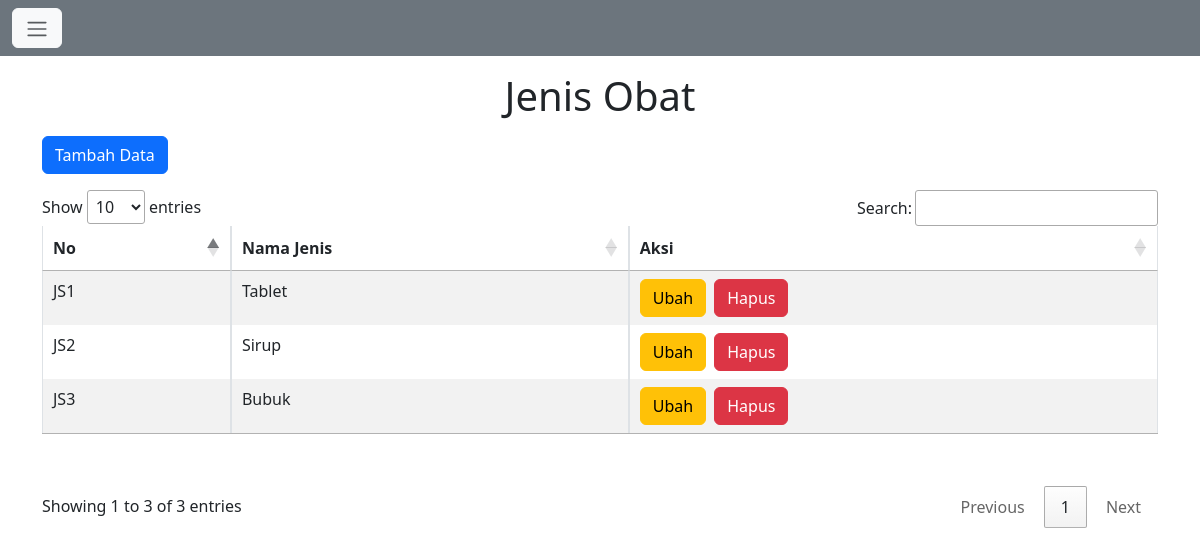
/jenis.php (signed in), run on the app's committed database.
### tables this page shows
CREATE TABLE `tb_jenis` (
  `id_jenis` varchar(50) NOT NULL,
  `nama_jenis` varchar(50) NOT NULL
);

### jenis.php (the view, shortened to what this page needs)
<!doctype html>
<html lang="en">
<head>
    <link href="https://cdn.jsdelivr.net/npm/bootstrap@5.3.0-alpha3/dist/css/bootstrap.min.css" rel="stylesheet">
    <link rel="stylesheet" href="https://cdn.datatables.net/1.13.4/css/jquery.dataTables.min.css">
</head>
<body>
    <nav class="navbar navbar-expand-lg bg-bodytertiary bg-secondary">
        <div class="container-fluid">
            <button class="btn btn-light" type="button" data-bs-toggle="offcanvas" data-bs-target="#offcanvasScrolling" aria-controls="offcanvasScrolling"><span class="navbar-toggler-icon"></span></button>
        </div>
    </nav>
    <div class="container">
        <h1 class="text-center mt-3 mb-3">Jenis Obat</h1>
        <button type="button" class="btn btn-primary mb-3" data-bs-toggle="modal" data-bs-target="#modalTambah" data-bs-whatever="@getbootstrap">Tambah Data</button>
        <table class="table table-striped table-bordered mt-3 mb-5" id="tbl_jenis">
            <thead>
                <tr>
                    <th>No</th>
                    <th>Nama Jenis</th>
                    <th>Aksi</th>
                </tr>
            </thead>
            <tbody class="table-group-divider">
                <?php
                include 'config.php';
                $query = mysqli_query($conn, "SELECT * FROM tb_jenis");
                while ($data = mysqli_fetch_array($query)) {
                ?>
                    <tr>
                        <td> <?php echo $data['id_jenis']; ?> </td>
                        <td> <?php echo $data['nama_jenis']; ?> </td>
                        <td class="d-flex"> <button type="button" class="btn btn-warning me-2" data-bs-toggle="modal" data-bs-target="#modalUbah<?php echo $data['id_jenis']; ?>">
                                Ubah
                            </button>
                            <button type="button" class="btn btn-danger" data-bs-toggle="modal" data-bs-target="#modalHapus<?php echo $data['id_jenis']; ?>">
                                Hapus
                            </button>
                        </td>
                    </tr>
                <?php
                }
                ?>
            </tbody>
        </table>
    </div>
</body>
</html>

### data on the page
tb_jenis: id_jenis "JS1", nama_jenis "Tablet"
tb_jenis: id_jenis "JS2", nama_jenis "Sirup"
tb_jenis: id_jenis "JS3", nama_jenis "Bubuk"
